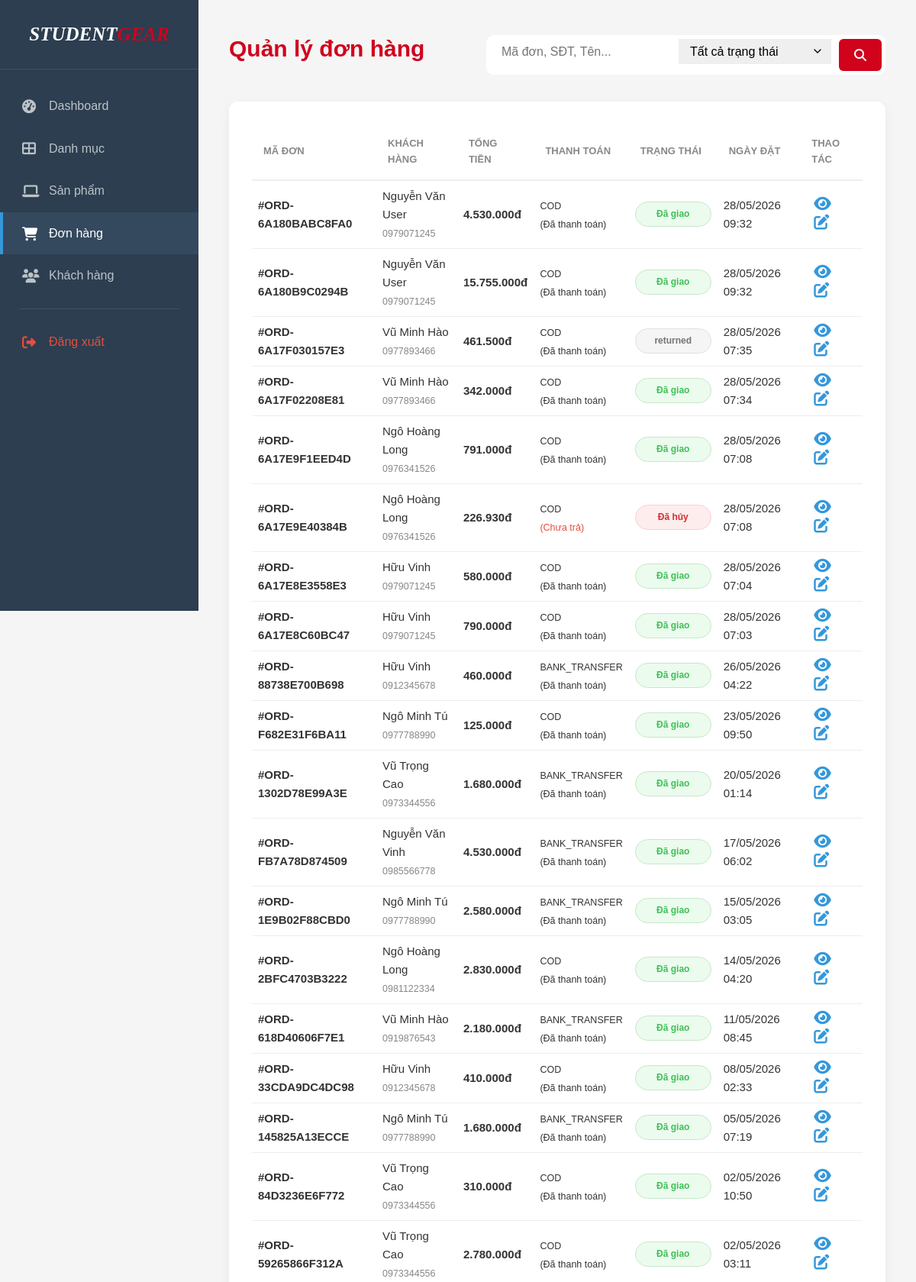
Page /admin/pages/orders.php (signed in, upper part) on the committed database.
### tables this page shows
CREATE TABLE `orders` (
  `id` int NOT NULL,
  `user_id` int NOT NULL,
  `order_code` varchar(50) NOT NULL,
  `total_price` decimal(12,2) NOT NULL,
  `shipping_fee` decimal(10,2) DEFAULT '0.00',
  `discount_amount` decimal(10,2) DEFAULT '0.00',
  `shipping_address` text NOT NULL,
  `shipping_phone` varchar(20) NOT NULL,
  `shipping_name` varchar(100) DEFAULT NULL,
  `status` enum('pending','confirmed','shipping','delivered','cancelled','returned') DEFAULT 'pending',
  `payment_method` enum('cod','bank_transfer','online') DEFAULT 'cod',
  `payment_status` enum('unpaid','paid','refund') DEFAULT 'unpaid',
  `note` text,
  `cancel_return_reason` text,
  `tracking_number` varchar(50) DEFAULT NULL,
  `cancelled_reason` text,
  `created_at` timestamp NOT NULL DEFAULT CURRENT_TIMESTAMP,
  `updated_at` timestamp NOT NULL DEFAULT CURRENT_TIMESTAMP ON UPDATE CURRENT_TIMESTAMP,
  `confirmed_at` timestamp NULL DEFAULT NULL,
  `shipped_at` timestamp NULL DEFAULT NULL,
  `delivered_at` timestamp NULL DEFAULT NULL
);

CREATE TABLE `users` (
  `id` int NOT NULL,
  `username` varchar(50) NOT NULL,
  `email` varchar(100) NOT NULL,
  `password` varchar(255) NOT NULL,
  `fullname` varchar(100) DEFAULT NULL,
  `phone` varchar(20) DEFAULT NULL,
  `address` text,
  `avatar` varchar(255) DEFAULT NULL,
  `is_active` tinyint(1) DEFAULT '1',
  `created_at` timestamp NOT NULL DEFAULT CURRENT_TIMESTAMP,
  `updated_at` timestamp NOT NULL DEFAULT CURRENT_TIMESTAMP ON UPDATE CURRENT_TIMESTAMP
);

### admin/pages/orders.php (the view, shortened to what this page needs)
<?php
require_once '../../config/db.php';
$sql = "SELECT o.*, u.fullname
        FROM orders o
        LEFT JOIN users u ON o.user_id = u.id
        WHERE 1=1";
$sql .= " ORDER BY o.created_at DESC";
$orders = $conn->query($sql);
function getStatusBadge($status)
{
    $class = '';
    $text = '';
    switch ($status) {
        case 'pending':
            $class = 'badge-warning';
            $text = 'Chờ xử lý';
            break;
        case 'delivered':
            $class = 'badge-success';
            $text = 'Đã giao';
            break;
        case 'cancelled':
            $class = 'badge-danger';
            $text = 'Đã hủy';
            break;
        default:
            $class = 'badge-secondary';
            $text = $status;
    }
    return "<span class='status-badge $class'>$text</span>";
}
?>
<!DOCTYPE html>
<html lang="vi">
<head>
    <link rel="stylesheet" href="https://cdnjs.cloudflare.com/ajax/libs/font-awesome/6.4.0/css/all.min.css">
    <link rel="stylesheet" href="../../assets/css/admin.css">
</head>
<body class="admin-body">
    <div class="admin-wrapper">
        <?php include_once '../includes/sidebar.php'; ?>
        <main class="main-content">
            <header class="main-content__header">
                <h2>Quản lý đơn hàng</h2>
                <div class="header-actions">
                    <form method="GET" action="" class="search-form" style="display: flex; gap: 10px;">
                        <div class="auth-form__group" style="margin-bottom: 0;">
                            <input type="text" name="search" class="auth-form__input"
                                placeholder="Mã đơn, SĐT, Tên..."
                                value="<?= isset($_GET['search']) ? htmlspecialchars($_GET['search']) : '' ?>">
                        </div>
                        <div class="auth-form__group" style="margin-bottom: 0;">
                            <select name="status_filter" class="auth-form__input" onchange="this.form.submit()">
                                <option value="">Tất cả trạng thái</option>
                            </select>
                        </div>
                        <button type="submit" class="btn-primary" style="padding: 0 20px;">
                            <i class="fas fa-search"></i>
                        </button>
                    </form>
                </div>
            </header>
            <section class="table-container">
                <table class="table">
                    <thead>
                        <tr>
                            <th>Mã đơn</th>
                            <th>Khách hàng</th>
                            <th>Tổng tiền</th>
                            <th>Thanh toán</th>
                            <th>Trạng thái</th>
                            <th>Ngày đặt</th>
                            <th>Thao tác</th>
                        </tr>
                    </thead>
                    <tbody>
                        <?php if ($orders->num_rows > 0): ?>
                            <?php while ($row = $orders->fetch_assoc()): ?>
                                <tr>
                                    <td><strong>#<?= $row['order_code'] ?></strong></td>
                                    <td>
                                        <div class="user-info">
                                            <span><?= htmlspecialchars($row['fullname'] ?? $row['shipping_name']) ?></span><br>
                                            <small style="color: #888;"><?= $row['shipping_phone'] ?></small>
                                        </div>
                                    </td>
                                    <td><b class="text-primary"><?= number_format($row['total_price'], 0, ',', '.') ?>đ</b></td>
                                    <td>
                                        <small><?= strtoupper($row['payment_method']) ?></small><br>
                                        <small class="<?= $row['payment_status'] == 'paid' ? 'text-success' : 'text-danger' ?>">
                                            (<?= $row['payment_status'] == 'paid' ? 'Đã thanh toán' : 'Chưa trả' ?>)
                                        </small>
                                    </td>
                                    <td><?= getStatusBadge($row['status']) ?></td>
                                    <td><?= date('d/m/Y H:i', strtotime($row['created_at'])) ?></td>
                                    <td>
                                        <button class="action-link" title="Xem chi tiết"
                                            onclick="viewOrderDetails(<?= $row['id'] ?>, '<?= $row['order_code'] ?>')">
                                            <i class="fas fa-eye"></i>
                                        </button>
                                        <button class="action-link" onclick='openEditOrderModal(<?= json_encode($row) ?>)'>
                                            <i class="fas fa-edit"></i>
                                        </button>
                                    </td>
                                </tr>
                            <?php endwhile; ?>
                        <?php endif; ?>
                    </tbody>
                </table>
            </section>
        </main>
    </div>
</body>
</html>

### assets/css/admin.css (style rules this page uses)
html { font-size:62.5%;scroll-behavior:smooth }
body { font-family:"cursive",sans-serif;font-size:1.6rem;line-height:1.6;color:#333;background-color:#f5f5f5;overflow-x:hidden }
button,input,select,textarea { font-family:inherit;font-size:inherit;outline:none;border:none }
button { cursor:pointer;background:none }
.admin-wrapper { display:flex;min-height:100vh }
.main-content { flex-grow:1;padding:40px;overflow-y:auto }
.main-content__header { display:flex;justify-content:space-between;align-items:center;margin-bottom:30px;gap:30px }
.main-content__header h2 { font-size:30px;font-weight:700;color:#d0021c;margin-bottom:15px }
.table-container { background:#fff;padding:30px;border-radius:12px;box-shadow:0 5px 15px rgba(0,0,0,.05) }
.table-container .table { width:100%;border-collapse:collapse }
.table-container .table thead th { text-align:left;padding:15px;border-bottom:2px solid #eee;color:#888;font-size:13px;text-transform:uppercase }
.table-container .table tbody td { padding:8px;border-bottom:1px solid #eee;font-size:15px }
.search-form { background:#fff;padding:5px;border-radius:10px }
.search-form .auth-form__input { padding:8px 15px;min-width:200px }
.search-form .btn-primary,.search-form .btn-secondary { height:42px;display:flex;align-items:center;justify-content:center }
.status-badge { padding:6px 14px;border-radius:20px;font-size:12px;font-weight:600 }
.status-badge.badge-success { background:#ebfbee;color:#40c057 }
.action-link { color:#3498db;text-decoration:none;font-weight:600;margin-inline:10px }
.btn-primary { background-color:#d0021c;color:#fff;padding:10px 20px;border:none;border-radius:6px;cursor:pointer;font-weight:600;transition:.3s }
.action-link i { font-size:20px }
.text-danger { color:#e74c3c !important }
.status-badge { display:inline-block;padding:6px 12px;font-size:12px;font-weight:600;border-radius:20px;text-align:center;min-width:100px;white-space:nowrap }
.badge-success { background-color:#edf7ed;color:#2e7d32;border:1px solid #c8e6c9 }
.badge-danger { background-color:#fdeded;color:#d32f2f;border:1px solid #ffcdd2 }
.badge-secondary { background-color:#f5f5f5;color:#757575;border:1px solid #e0e0e0 }
select.auth-form__input { appearance:none;background-repeat:no-repeat;background-position:right 1rem center;background-size:1em;cursor:pointer }
.search-form { display:flex;gap:10px }

### rows in the picture
orders: order_code "ORD-6A180BABC8FA0", user.fullname "Nguyễn Văn User", shipping_phone "0979071245", total_price "4.530.000", payment_method "COD", payment_status "Đã thanh toán", status "Đã giao", created_at "28/05/2026 09:32"
orders: order_code "ORD-6A180B9C0294B", user.fullname "Nguyễn Văn User", shipping_phone "0979071245", total_price "15.755.000", payment_method "COD", payment_status "Đã thanh toán", status "Đã giao", created_at "28/05/2026 09:32"
orders: order_code "ORD-6A17F030157E3", user.fullname "Vũ Minh Hào", shipping_phone "0977893466", total_price "461.500", payment_method "COD", payment_status "Đã thanh toán", status "returned", created_at "28/05/2026 07:35"
orders: order_code "ORD-6A17F02208E81", user.fullname "Vũ Minh Hào", shipping_phone "0977893466", total_price "342.000", payment_method "COD", payment_status "Đã thanh toán", status "Đã giao", created_at "28/05/2026 07:34"
orders: order_code "ORD-6A17E9F1EED4D", user.fullname "Ngô Hoàng Long", shipping_phone "0976341526", total_price "791.000", payment_method "COD", payment_status "Đã thanh toán", status "Đã giao", created_at "28/05/2026 07:08"
orders: order_code "ORD-6A17E9E40384B", user.fullname "Ngô Hoàng Long", shipping_phone "0976341526", total_price "226.930", payment_method "COD", payment_status "Chưa trả", status "Đã hủy", created_at "28/05/2026 07:08"
orders: order_code "ORD-6A17E8E3558E3", user.fullname "Hữu Vinh", shipping_phone "0979071245", total_price "580.000", payment_method "COD", payment_status "Đã thanh toán", status "Đã giao", created_at "28/05/2026 07:04"
orders: order_code "ORD-6A17E8C60BC47", user.fullname "Hữu Vinh", shipping_phone "0979071245", total_price "790.000", payment_method "COD", payment_status "Đã thanh toán", status "Đã giao", created_at "28/05/2026 07:03"
orders: order_code "ORD-88738E700B698", user.fullname "Hữu Vinh", shipping_phone "0912345678", total_price "460.000", payment_method "BANK_TRANSFER", payment_status "Đã thanh toán", status "Đã giao", created_at "26/05/2026 04:22"
orders: order_code "ORD-F682E31F6BA11", user.fullname "Ngô Minh Tú", shipping_phone "0977788990", total_price "125.000", payment_method "COD", payment_status "Đã thanh toán", status "Đã giao", created_at "23/05/2026 09:50"
orders: order_code "ORD-1302D78E99A3E", user.fullname "Vũ Trọng Cao", shipping_phone "0973344556", total_price "1.680.000", payment_method "BANK_TRANSFER", payment_status "Đã thanh toán", status "Đã giao", created_at "20/05/2026 01:14"
orders: order_code "ORD-FB7A78D874509", user.fullname "Nguyễn Văn Vinh", shipping_phone "0985566778", total_price "4.530.000", payment_method "BANK_TRANSFER", payment_status "Đã thanh toán", status "Đã giao", created_at "17/05/2026 06:02"
orders: order_code "ORD-1E9B02F88CBD0", user.fullname "Ngô Minh Tú", shipping_phone "0977788990", total_price "2.580.000", payment_method "BANK_TRANSFER", payment_status "Đã thanh toán", status "Đã giao", created_at "15/05/2026 03:05"
orders: order_code "ORD-2BFC4703B3222", user.fullname "Ngô Hoàng Long", shipping_phone "0981122334", total_price "2.830.000", payment_method "COD", payment_status "Đã thanh toán", status "Đã giao", created_at "14/05/2026 04:20"
orders: order_code "ORD-618D40606F7E1", user.fullname "Vũ Minh Hào", shipping_phone "0919876543", total_price "2.180.000", payment_method "BANK_TRANSFER", payment_status "Đã thanh toán", status "Đã giao", created_at "11/05/2026 08:45"
orders: order_code "ORD-33CDA9DC4DC98", user.fullname "Hữu Vinh", shipping_phone "0912345678", total_price "410.000", payment_method "COD", payment_status "Đã thanh toán", status "Đã giao", created_at "08/05/2026 02:33"
orders: order_code "ORD-145825A13ECCE", user.fullname "Ngô Minh Tú", shipping_phone "0977788990", total_price "1.680.000", payment_method "BANK_TRANSFER", payment_status "Đã thanh toán", status "Đã giao", created_at "05/05/2026 07:19"
orders: order_code "ORD-84D3236E6F772", user.fullname "Vũ Trọng Cao", shipping_phone "0973344556", total_price "310.000", payment_method "COD", payment_status "Đã thanh toán", status "Đã giao", created_at "02/05/2026 10:50"
orders: order_code "ORD-59265866F312A", user.fullname "Vũ Trọng Cao", shipping_phone "0973344556", total_price "2.780.000", payment_method "COD", payment_status "Đã thanh toán", status "Đã giao", created_at "02/05/2026 03:11"
